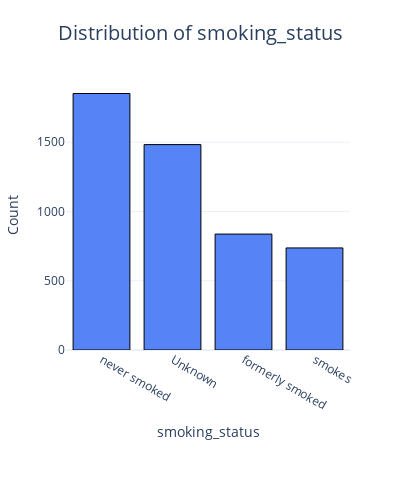

Write notebook code for a chart like this one.
### Code cell
plot_combined_bar_charts(stroke_df, categorical_features_set3, max_features_per_plot=3, save_path="images/categorical_distributions_set3")

### Figure 1 — Plotly figure (JSON) as saved in the notebook; plotly's stock layout.template omitted (floating-point values rounded to 4 significant figures)
{"data": [{"marker": {"color": "#5684F7", "line": {"color": "#000000", "width": 1}}, "name": "smoking_status", "type": "bar", "x": ["never smoked", "Unknown", "formerly smoked", "smokes"], "xaxis": "x", "y": [1852, 1483, 837, 737], "yaxis": "y"}], "layout": {"height": 500, "margin": {"b": 150, "l": 50, "r": 50, "t": 80}, "showlegend": false, "title": {"font": {"size": 20}, "text": "Distribution of smoking_status", "x": 0.5}, "width": 400, "xaxis": {"anchor": "y", "domain": [0, 1], "showticklabels": true, "title": {"font": {"size": 14}, "text": "smoking_status"}}, "yaxis": {"anchor": "x", "domain": [0, 1], "title": {"font": {"size": 14}, "text": "Count"}}}}
